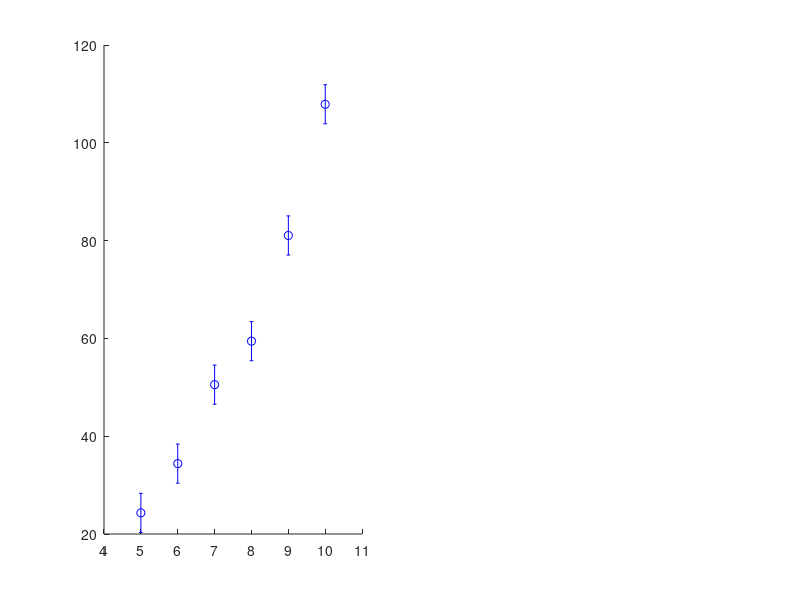

This chart was generated by the following MATLAB code: (Note: this script raises an error after producing the figure.)



%%%%%%%%%%%%%%%%%%%%%%%%%%%%%%%%%%%%%%%%%%
% Eksempel p bruk
% Forskjellige mter  gjre tilpasning til data.
% Kjr programmet mange ganger og se hvordan resultatene varierer
% Lager syntetiske data med sty
x=(5:10)';
std_noise=4;
noise=std_noise*randn(size(x));
y=x.^2+noise;
% Alltid plott datapunktene, ikke linjen mellom datapunktene!!!!!
% Hvis du har et estimat for usikkerheten til mlepunktene br du
% plotte med errorbar

figure(1)
subplot(1,2,1), errorbar(x,y,std_noise.*ones(size(x)),'ob','LineWidth',2)
xlabel('x'), ylabel('y')
subplot(1,2,2), errorbar(x.^2,y,std_noise.*ones(size(x)),'ob','LineWidth',2)
xlabel('x.^2'), ylabel('y')
% 3 modeller y = X * b
% 1)
X1 = x.^2;
[b1,stb1]=linregr(X1,y);
subplot(1,2,1), hold on, plot(x,X1*b1,'-k','LineWidth',2), hold off
subplot(1,2,2), hold on, plot(X1,X1*b1,'-k','LineWidth',2), hold off
% 2)
X2 = [x x.^2];
[b2,stb2]=linregr(X2,y);
subplot(1,2,1), hold on, plot(x,X2*b2,'--r','LineWidth',2), hold off
subplot(1,2,2), hold on, plot(X1,X2*b2,'--r','LineWidth',2), hold off
% 1)
X3 = [ones(size(x)) x x.^2];
[b3,stb3]=linregr(X3,y);
subplot(1,2,1), hold on, plot(x,X3*b3,'-.b','LineWidth',2), hold off
subplot(1,2,2), hold on, plot(X1,X3*b3,'-.b','LineWidth',2), hold off

function [ b,stdb ] = linregr( X,Y )
b = X\Y;        % Least squares solution to the equation Y=X*b
E = Y - X*b;    % Errors in each point
MSE = (E'*E)/(length(Y)-size(X,2));         % Mean squared errors
Covar = MSE.*inv(X*X);     % Covariance matrix
stdb = diag(sqrt(Covar));   % Standard error of fitting coefficients
end